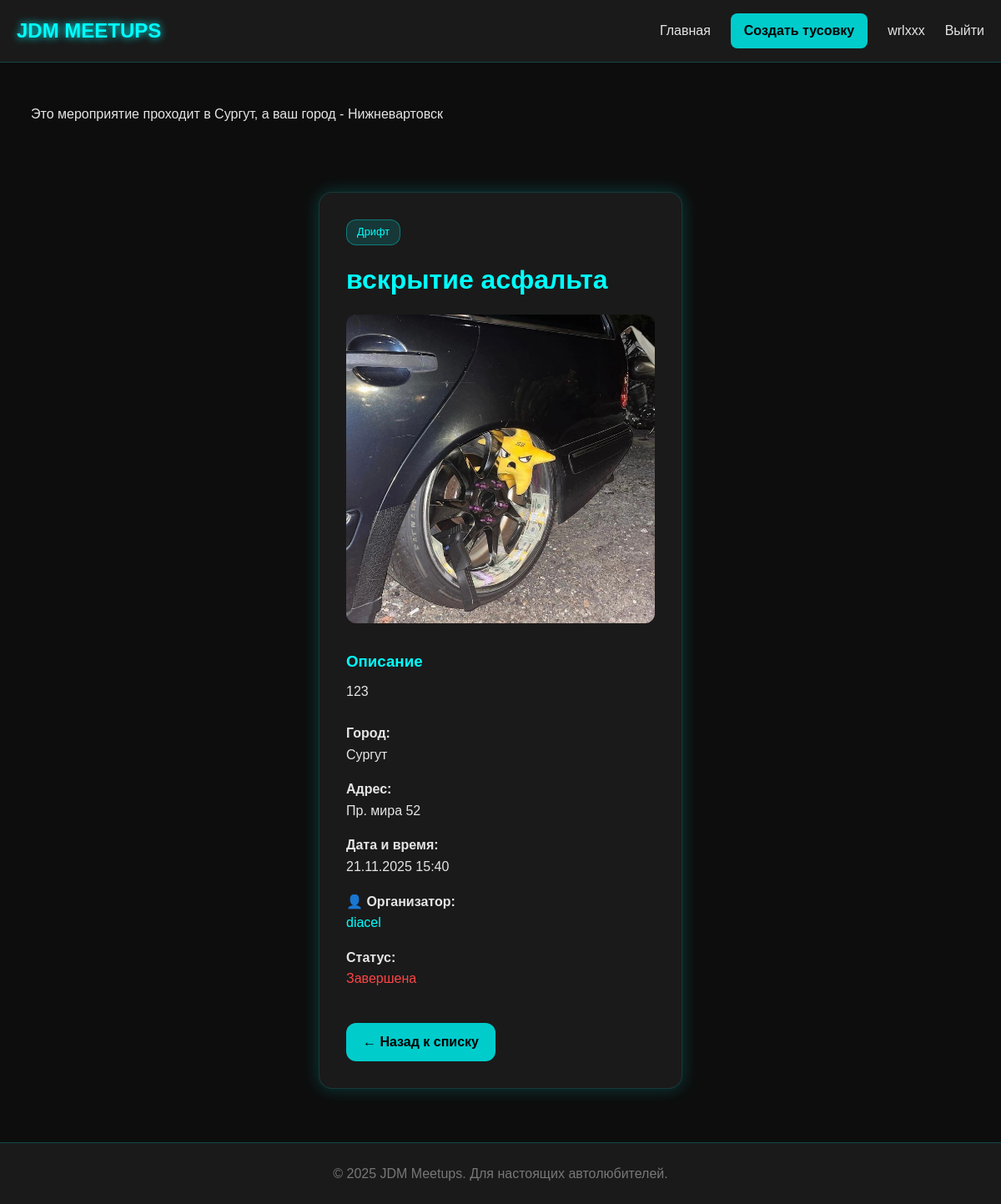
The app's page /meetup/1/ (signed in) with its own data.
### jdm_meetups/models.py (models this page shows, shortened)
class CustomUser(AbstractUser):
    is_organizer = models.BooleanField(default=False, verbose_name='Организатор')
    nickname = models.CharField(max_length=50, unique=True, verbose_name='Никнейм')
    real_name = models.CharField(max_length=100, blank=True, verbose_name='Настоящее имя')
    bio = models.TextField(max_length=500, blank=True, verbose_name='О себе')
    city = models.ForeignKey(City, on_delete=models.SET_NULL, null=True, verbose_name='Город')
    avatar = models.ImageField(upload_to='avatars/', blank=True, null=True, verbose_name='Аватар')
    class Meta:
        verbose_name = 'Пользователь'
        verbose_name_plural = 'Пользователи'

class Meetup(models.Model):
    MEETUP_TYPES = [
        ('drift', 'Дрифт'),
        ('jdm', '🇯JDM встреча'),
        ('show', 'Автошоу'),
        ('race', 'Гонки'),
        ('other', 'Другое'),
    ]
    title = models.CharField(max_length=200, verbose_name='Название')
    description = models.TextField(verbose_name='Описание')
    organizer = models.ForeignKey(CustomUser, on_delete=models.CASCADE, limit_choices_to={'is_organizer': True}, verbose_name='Организатор')
    meetup_type = models.CharField(max_length=20, choices=MEETUP_TYPES, verbose_name='Тип тусовки')
    location = models.CharField(max_length=200, verbose_name='Место проведения')
    city = models.ForeignKey(City, on_delete=models.CASCADE, verbose_name='Город')
    date_time = models.DateTimeField(verbose_name='Дата и время')
    created_at = models.DateTimeField(auto_now_add=True, verbose_name='Дата создания')
    image = models.ImageField(upload_to='meetup_images/', blank=True, null=True, verbose_name='Изображение')
    def is_upcoming(self):
        from django.utils import timezone
        return self.date_time > timezone.now()
    class Meta:
        verbose_name = 'Тусовка'
        verbose_name_plural = 'Тусовки'
        ordering = ['-date_time']

class City(models.Model):
    name = models.CharField(max_length=100, unique=True, verbose_name='Название города')
    region = models.CharField(max_length=100, blank=True, verbose_name='Регион')
    class Meta:
        verbose_name = 'Город'
        verbose_name_plural = 'Города'
        ordering = ['name']

### jdm_meetups/views.py (the view)
# urls.py: path('meetup/<int:pk>/', views.meetup_detail, name='meetup_detail'),
def meetup_detail(request, pk):
    meetup = get_object_or_404(Meetup, pk=pk)
    if request.user.is_authenticated and request.user.city and meetup.city != request.user.city:
        messages.warning(request, f'Это мероприятие проходит в {meetup.city.name}, а ваш город - {request.user.city.name}')
    return render(request, 'meetup_detail.html', {'meetup': meetup})

### templates/meetup_detail.html
{% extends 'base.html' %}
{% block content %}
<div class="form-container">
    <div class="form-card">
        <div class="meetup-type">{{ meetup.get_meetup_type_display }}</div>
        <h1 style="color: #00ffff; margin-bottom: 1rem;">{{ meetup.title }}</h1>
        {% if meetup.image %}
        <img src="{{ meetup.image.url }}" alt="{{ meetup.title }}" style="width: 100%; max-height: 400px; object-fit: cover; border-radius: 12px; margin-bottom: 1.5rem;">
        {% endif %}
        <div style="margin-bottom: 1.5rem;">
            <h3 style="color: #00ffff; margin-bottom: 0.5rem;">Описание</h3>
            <p style="white-space: pre-line;">{{ meetup.description }}</p>
        </div>
        <div style="display: grid; grid-template-columns: repeat(auto-fit, minmax(200px, 1fr)); gap: 1rem; margin-bottom: 1.5rem;">
            <div>
                <strong>Город:</strong><br>
                {% if meetup.city == user.city %}
                    {{ meetup.city.name }} (ваш город)
                {% else %}
                    {{ meetup.city.name }}
                {% endif %}
            </div>
            <div>
                <strong>Адрес:</strong><br>
                {{ meetup.location }}
            </div>
            <div>
                <strong>Дата и время:</strong><br>
                {{ meetup.date_time|date:"d.m.Y H:i" }}
            </div>
            <div>
                <strong>👤 Организатор:</strong><br>
                <a href="{% url 'profile' meetup.organizer.username %}">{{ meetup.organizer.nickname }}</a>
            </div>
            <div>
                <strong>Статус:</strong><br>
                {% if meetup.is_upcoming %}
                <span style="color: #00ff00;">Предстоящая</span>
                {% else %}
                <span style="color: #ff4444;">Завершена</span>
                {% endif %}
            </div>
        </div>
        <a href="{% url 'home' %}" class="btn-primary" style="text-align: center; display: inline-block; width: auto; padding: 10px 20px;">← Назад к списку</a>
    </div>
</div>
{% endblock %}

### templates/base.html (shortened to what this page needs)
<!DOCTYPE html>
<html lang="ru">
<head>
</head>
<body>
    <header class="header">
        <div class="container">
            <nav class="nav">
                <a href="{% url 'home' %}" class="logo">JDM MEETUPS</a>
                <div class="nav-links">
                    <a href="{% url 'home' %}" class="nav-link">Главная</a>
                    {% if user.is_authenticated %}
                        {% if user.is_organizer %}
                            <a href="{% url 'create_meetup' %}" class="btn-create">Создать тусовку</a>
                        {% endif %}
                        <a href="{% url 'profile' user.username %}" class="nav-link">{{ user.nickname }}</a>
                        <form method="post" action="{% url 'logout' %}" style="display: inline;">
                            <button type="submit" class="nav-link" style="background: none; border: none; color: inherit; cursor: pointer; font-size: inherit;">
                                Выйти
                            </button>
                        </form>
                    {% else %}
                        <a href="{% url 'login' %}" class="nav-link">Войти</a>
                        <a href="{% url 'register' %}" class="btn-create">Регистрация</a>
                    {% endif %}
                </div>
            </nav>
        </div>
    </header>
    <main class="main">
        <div class="container">
            {% if messages %}
            <div class="messages">
                {% for message in messages %}
                <div class="alert alert-{{ message.tags }}">
                    {{ message }}
                </div>
                {% endfor %}
            </div>
            {% endif %}
            {% block content %}
            {% endblock %}
        </div>
    </main>
    <footer class="footer">
        <div class="container">
            <p>&copy; 2025 JDM Meetups. Для настоящих автолюбителей.</p>
        </div>
    </footer>
</body>
</html>

### templates/base.html (style rules this page uses)
* { margin: 0; padding: 0; box-sizing: border-box; }
body { background-color: #0d0d0d; color: #e5e5e5; font-family: 'Arial', sans-serif; min-height: 100vh; line-height: 1.6; }
.container { max-width: 1200px; margin: 0 auto; padding: 0 20px; }
.header { background: #1a1a1a; border-bottom: 1px solid #00ffff33; padding: 1rem 0; position: sticky; top: 0; z-index: 1000; }
.nav { display: flex; justify-content: space-between; align-items: center; flex-wrap: wrap; gap: 1rem; }
.logo { font-size: 1.5rem; font-weight: bold; color: #00ffff; text-decoration: none; text-shadow: 0 0 10px #00ffff; }
.nav-links { display: flex; gap: 1.5rem; align-items: center; flex-wrap: wrap; }
.nav-link { color: #e5e5e5; text-decoration: none; transition: color 0.2s ease; padding: 0.5rem 0; }
.btn-create { background: #00cccc; color: #000; padding: 8px 16px; border-radius: 8px; font-weight: bold; text-decoration: none; transition: 0.25s; border: none; cursor: pointer; }
.main { padding: 2rem 0; min-height: calc(100vh - 140px); }
.footer { background: #1a1a1a; border-top: 1px solid #00ffff33; padding: 1.5rem 0; text-align: center; color: #777; }
.form-container { max-width: 500px; margin: 0 auto; padding: 2rem; }
.form-card { background: #1a1a1a; border-radius: 1rem; padding: 2rem; box-shadow: 0 0 20px #00ffff33; border: 1px solid #00ffff22; }
.btn-primary { width: 100%; background: #00cccc; color: #000; padding: 12px; border-radius: 12px; font-weight: bold; transition: 0.25s; border: none; cursor: pointer; font-size: 1rem; margin-top: 1rem; }
.meetup-type { display: inline-block; background: #00ffff22; color: #00ffff; padding: 4px 12px; border-radius: 12px; font-size: 0.8rem; margin-bottom: 1rem; border: 1px solid #00ffff55; }
.messages { margin-bottom: 2rem; }
.alert { padding: 1rem; border-radius: 8px; margin-bottom: 1rem; border: 1px solid transparent; }
a { color: #00ffff; text-decoration: none; transition: all 0.3s ease; }

### records on screen
CustomUser: nickname "wrlxxx"
Meetup: meetup_type "Дрифт", title "вскрытие асфальта", image (picture), description "123", city.name "Сургут", location "Пр. мира 52", date_time "21.11.2025 15:40", organizer.nickname "diacel"

### other values on screen
{{ message }} "Это мероприятие проходит в Сургут, а ваш город - Нижневартовск"
